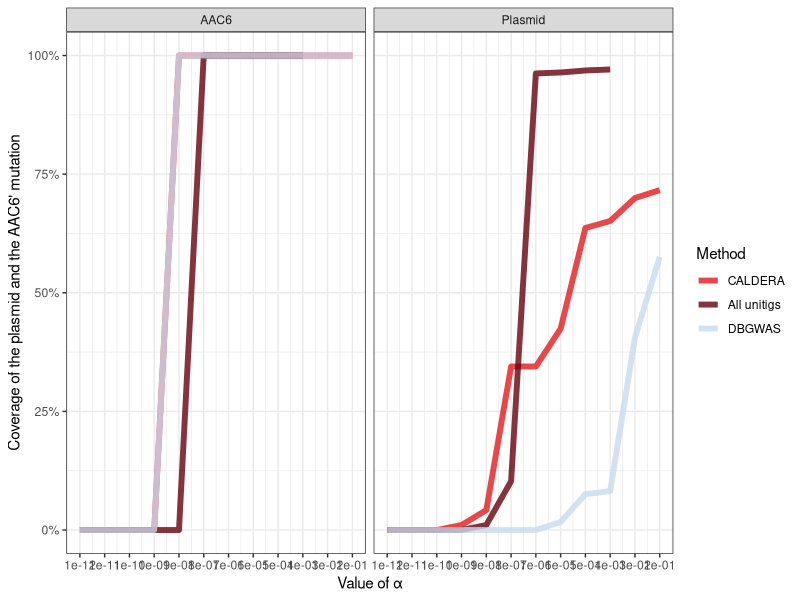
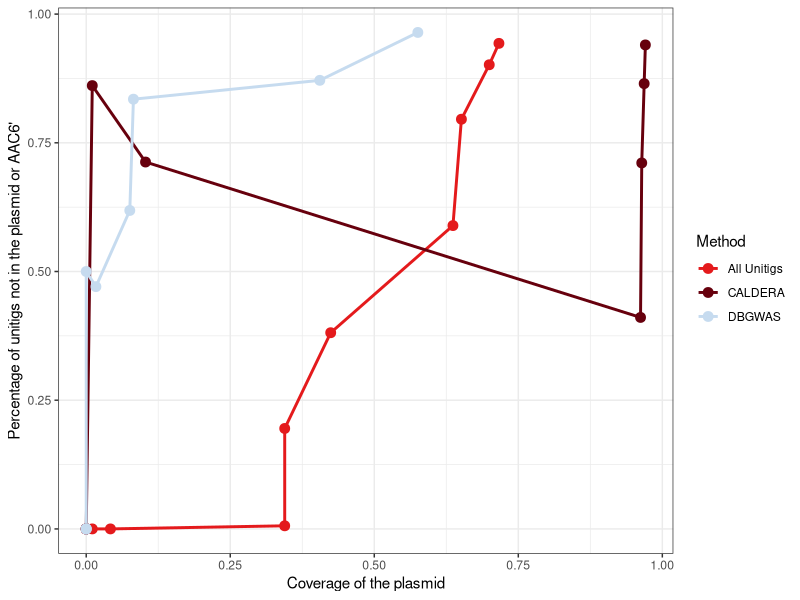
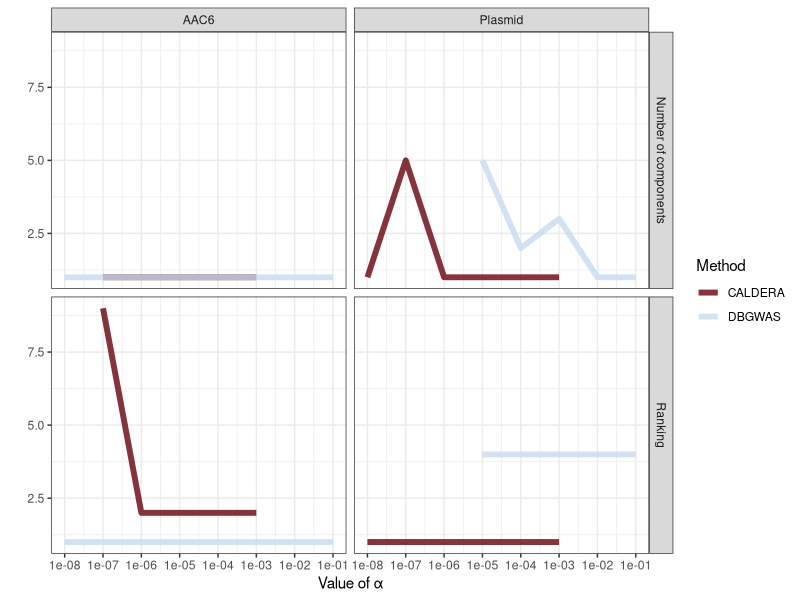
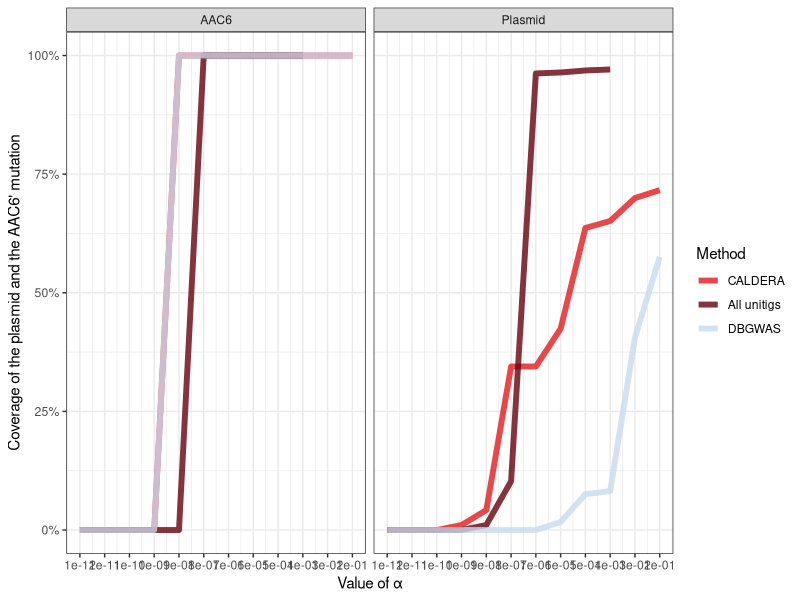

R code for these plots, in order:
library(dplyr)
library(ggplot2)
library(tidyr)
library(readr)
library(here)
library(stringr)
library(cowplot)

res_all_unitigs <- read_csv(here("Output", "Pseudomonas", "AllUnitigs_results.csv"))
res_caldera <- read_csv(here("Output", "Pseudomonas", "Caldera_S7_results.csv"))
res_dbgwas <- read_csv(here("Output", "Pseudomonas", "DBGWAS_q_results.csv"))

cov <- bind_rows("All Unitigs" = res_all_unitigs, "CALDERA" = res_caldera,
                 "DBGWAS" = res_dbgwas, .id = "Method") %>%
  select(alpha, Method, Plasmid, AAC6, Not_in_either) %>%
  pivot_longer(c("Plasmid", "AAC6", "Not_in_either"), values_to = "Coverage", names_to = "Object")

p <- ggplot(cov %>% filter(Object != "Not_in_either"),
            aes(x = alpha, y = Coverage, col = Method)) +
  geom_line(size = 2, alpha = .8) +
  facet_wrap(~Object) +
  scale_x_log10(breaks = 10^(-12:3)) +
  scale_y_continuous(breaks = 0:4 * 25/100, labels = paste0(0:4 * 25, "%")) +
  theme_bw() +
  labs(x = "Value of \u03b1", y = "Coverage of the plasmid and the AAC6' mutation") +
  scale_color_manual(values = c("CALDERA" = "#67000D",
                                "All Unitigs" = "#E41A1C",
                                "DBGWAS" = "#C6DBEF"),
                     labels = c("CALDERA", "All unitigs", "DBGWAS"))
p
ggsave(filename = here("Figures", "Pseudomonas", "Coverage_different_methods.png"),
       height = 4, width = 10)

cov <- cov %>%
  filter(Object != "AAC6") %>%
  pivot_wider(names_from = "Object", values_from = "Coverage") %>%
  arrange(alpha)
ggplot(cov, aes(x = Plasmid, y = Not_in_either, col = Method)) +
  geom_path(size = 1) +
  geom_point(size = 3) +
  theme_bw() +
  scale_color_manual(values = c("CALDERA" = "#67000D",
                                "All Unitigs" = "#E41A1C",
                                "DBGWAS" = "#C6DBEF")) +
  labs(x = "Coverage of the plasmid", y = "Percentage of unitigs not in the plasmid or AAC6'")


ranks <- bind_rows("All Unitigs" = res_all_unitigs, "CALDERA" = res_caldera,
                   "DBGWAS" = res_dbgwas, .id = "Method") %>%
  select(alpha, Method, starts_with("rank"), n_comp_plasmid) %>%
  pivot_longer(-c("alpha", "Method"), values_to = "Rank", names_to = "Object") %>%
  filter(Rank != -1) %>%
  mutate(Type = if_else(str_detect(Object, "Rank"), "Ranking", "Number of components"),
         Object = if_else(str_detect(Object, "AAC6"), "AAC6", "Plasmid")) %>%
  pivot_wider(names_from = Type, values_from = Rank, values_fill = 1) %>%
  pivot_longer(c("Ranking", "Number of components"), names_to = "Type", values_to = "Values") %>%
  filter(Method != "All Unitigs")

ggplot(ranks, aes(x = alpha, y = Values, col = Method)) +
  geom_line(size = 2, alpha = .8) +
  facet_grid(Type~Object) +
  scale_x_log10(breaks = 10^(-12:3)) +
  theme_bw() +
  labs(x = "Value of \u03b1", y = "") +
  scale_color_manual(values = c("CALDERA" = "#67000D",
                                # "All Unitigs" = "#E41A1C",
                                "DBGWAS" = "#C6DBEF"),
                     labels = c("CALDERA", 
                                # "All unitigs",
                                "DBGWAS"))
 